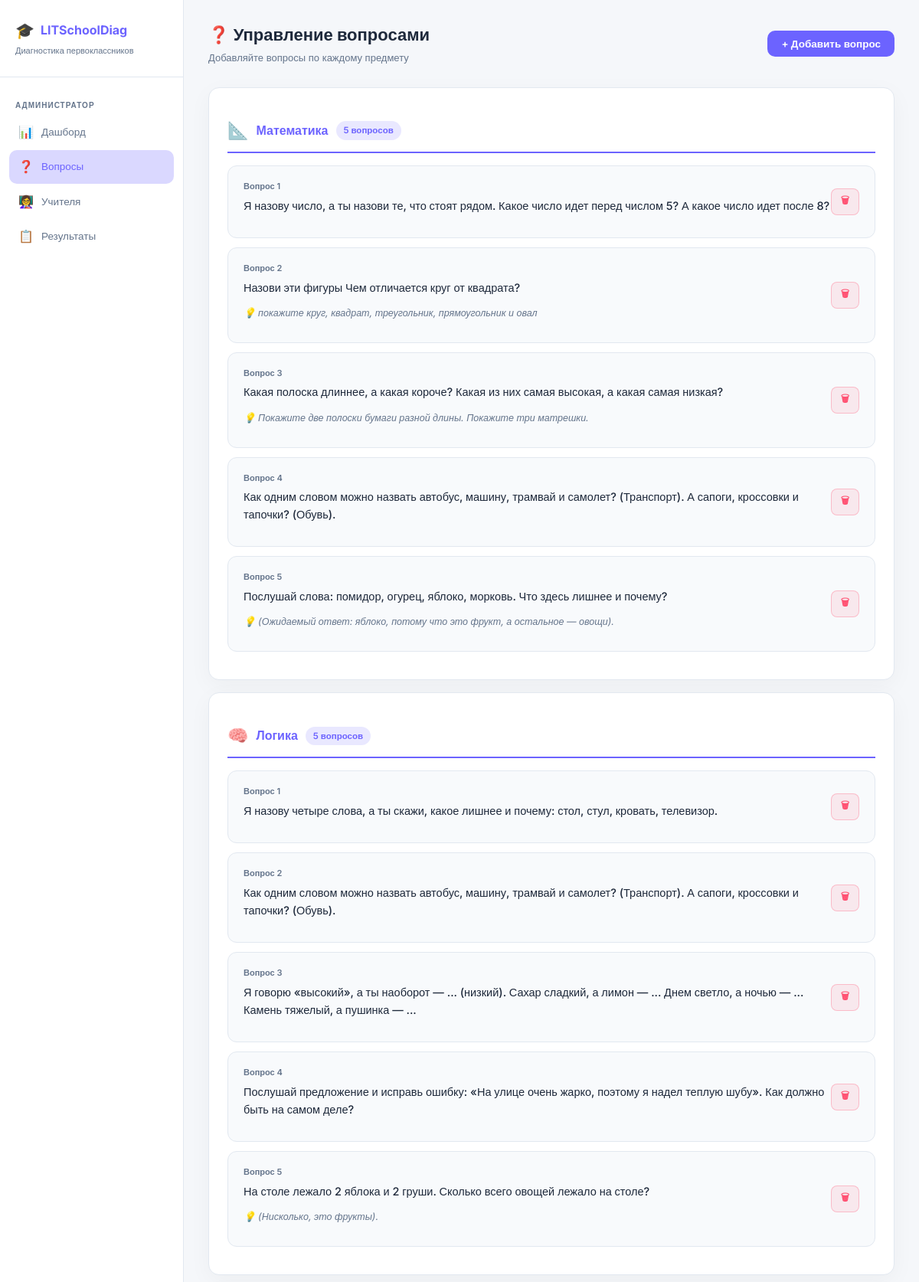
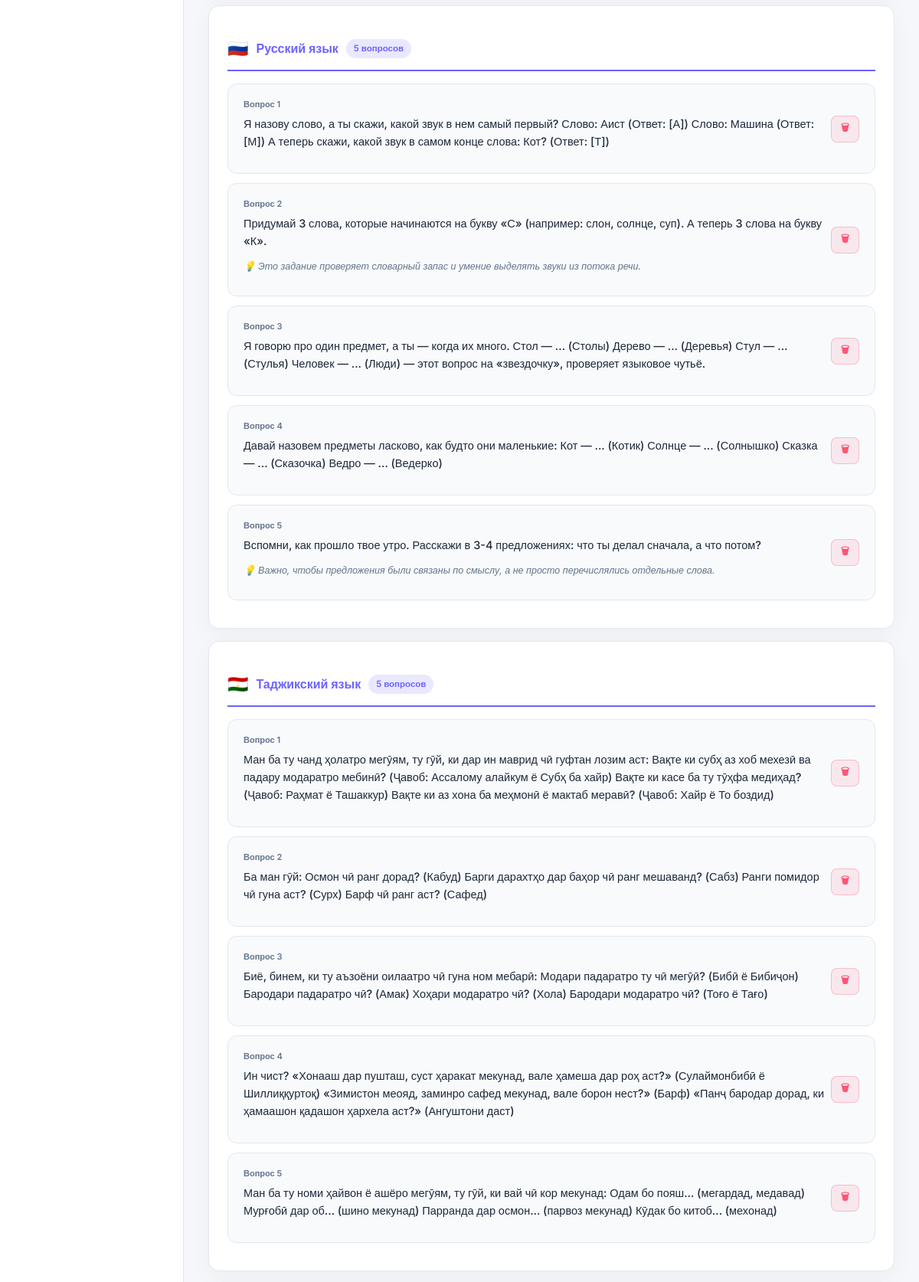
/admin/questions (signed in, upper part), run on the app's committed database (2 pictures, top to bottom).
### models.py (models this page shows)
class Subject(db.Model):
    __tablename__ = 'subjects'
    id = db.Column(db.Integer, primary_key=True)
    name_ru = db.Column(db.String(100), nullable=False)
    icon = db.Column(db.String(10), default='📚')
    order = db.Column(db.Integer, default=0)
    questions = db.relationship('Question', backref='subject', lazy=True,
                                 order_by='Question.order')

class Question(db.Model):
    __tablename__ = 'questions'
    id = db.Column(db.Integer, primary_key=True)
    subject_id = db.Column(db.Integer, db.ForeignKey('subjects.id'), nullable=False)
    text = db.Column(db.Text, nullable=False)
    description = db.Column(db.Text)
    order = db.Column(db.Integer, default=0)
    created_at = db.Column(db.DateTime, default=datetime.utcnow)
    answers = db.relationship('Answer', backref='question', lazy=True, cascade='all, delete-orphan')

### admin_bp.py (the view)
@admin_bp.route('/questions')
@login_required
@admin_required
def questions():
    subjects = Subject.query.order_by(Subject.order).all()
    return render_template('admin/questions.html', subjects=subjects)

### admin_bp.py (called while the page is built)
def admin_required(f):
    @wraps(f)
    def decorated(*args, **kwargs):
        if not current_user.is_authenticated or not current_user.is_admin():
            flash('Доступ запрещён', 'error')
            return redirect(url_for('auth.login'))
        return f(*args, **kwargs)
    return decorated

### models.py (called while the page is built)
    def is_admin(self):
        return self.role == 'admin'

### templates/admin/questions.html (shortened to what this page needs)
{% extends 'base.html' %}
{% block content %}
<div class="topbar">
  <div class="page-title">
    <h1>❓ Управление вопросами</h1>
    <p>Добавляйте вопросы по каждому предмету</p>
  </div>
  <button class="btn btn-primary" onclick="openModal('addModal')">+ Добавить вопрос</button>
</div>
{% for subject in subjects %}
<div class="card mb-4">
  <div class="subject-header">
    <span class="subj-icon">{{ subject.icon }}</span>
    <h3>{{ subject.name_ru }}</h3>
    <span class="badge badge-purple">{{ subject.questions|length }} вопросов</span>
  </div>
  {% if subject.questions %}
    {% for q in subject.questions %}
    <div class="question-item">
      <div class="flex items-center justify-between">
        <div style="flex:1">
          <div class="question-num">Вопрос {{ loop.index }}</div>
          <div class="question-text">{{ q.text }}</div>
          {% if q.description %}
          <div class="question-desc">💡 {{ q.description }}</div>
          {% endif %}
        </div>
        <form method="POST" action="{{ url_for('admin.delete_question', q_id=q.id) }}">
          <button type="submit" class="btn btn-sm btn-danger">🗑</button>
        </form>
      </div>
    </div>
    {% endfor %}
  {% else %}
    <div class="empty-state" style="padding:24px">
      <p>Нет вопросов. Добавьте первый вопрос.</p>
    </div>
  {% endif %}
</div>
{% endfor %}
{% endblock %}

### static/css/style.css (style rules this page uses)
:root { --bg: #f5f7fa; --bg2: #ffffff; --card: #ffffff; --card2: #f8fafc; --border: #e2e8f0; --primary: #6c63ff; --primary-h: #5a52d5; --primary-glow: rgba(108,99,255,0.25); --accent: #00b894; --danger: #ff4f70; --warn: #ffb547; --text: #1e293b; --muted: #64748b; --radius: 14px; --shadow: 0 8px 30px rgba(0,0,0,0.04); }
*, *::before, *::after { box-sizing: border-box; margin: 0; padding: 0; }
body { font-family: 'Inter', sans-serif; background: var(--bg); color: var(--text); min-height: 100vh; font-size: 14px; line-height: 1.6; }
.topbar { display: flex; align-items: center; justify-content: space-between; margin-bottom: 28px; }
.page-title h1 { font-size: 22px; font-weight: 700; }
.page-title p { color: var(--muted); font-size: 13px; margin-top: 2px; }
.card { background: var(--card); border: 1px solid var(--border); border-radius: var(--radius); padding: 24px; box-shadow: var(--shadow); }
.badge { display: inline-flex; align-items: center; gap: 4px; padding: 3px 10px; border-radius: 20px; font-size: 11.5px; font-weight: 600; }
.badge-purple { background: rgba(108,99,255,0.15); color: var(--primary); }
.btn { display: inline-flex; align-items: center; gap: 6px; padding: 9px 18px; border-radius: 10px; font-size: 13.5px; font-weight: 600; cursor: pointer; border: none; transition: all 0.2s; text-decoration: none; font-family: inherit; }
.btn-primary { background: var(--primary); color: #fff; }
.btn-danger { background: rgba(255,79,112,0.1); color: var(--danger); border: 1px solid rgba(255,79,112,0.3); }
.btn-sm { padding: 6px 12px; font-size: 12.5px; border-radius: 8px; }
.question-item { background: var(--card2); border: 1px solid var(--border); border-radius: 12px; padding: 18px 20px; margin-bottom: 12px; }
.question-num { font-size: 11px; font-weight: 600; color: var(--muted); margin-bottom: 4px; }
.question-text { font-size: 14.5px; font-weight: 500; margin-bottom: 12px; }
.question-desc { font-size: 12.5px; color: var(--muted); font-style: italic; margin-bottom: 10px; }
.subject-header { display: flex; align-items: center; gap: 10px; padding: 14px 0 10px; border-bottom: 2px solid var(--primary); margin-bottom: 16px; }
.subject-header .subj-icon { font-size: 22px; }
.subject-header h3 { font-size: 16px; font-weight: 700; color: var(--primary); }
.flex { display: flex; }
.items-center { align-items: center; }
.justify-between { justify-content: space-between; }
.mb-4 { margin-bottom: 16px; }

### data on the page
Subject: icon "📐", name_ru "Математика", questions|length "5"
Question: text "Я назову число, а ты назови те, что стоят рядом. Какое число идет перед числом 5? А какое число идет после 8?"
Question: text "Назови эти фигуры Чем отличается круг от квадрата?", description "покажите круг, квадрат, треугольник, прямоугольник и овал"
Question: text "Какая полоска длиннее, а какая короче? Какая из них самая высокая, а какая самая низкая?", description "Покажите две полоски бумаги разной длины. Покажите три матрешки."
Question: text "Как одним словом можно назвать автобус, машину, трамвай и самолет? (Транспорт). А сапоги, кроссовки и тапочки? (Обувь)."
Question: text "Послушай слова: помидор, огурец, яблоко, морковь. Что здесь лишнее и почему?", description "(Ожидаемый ответ: яблоко, потому что это фрукт, а остальное — овощи)."
Subject: icon "🧠", name_ru "Логика", questions|length "5"
Question: text "Я назову четыре слова, а ты скажи, какое лишнее и почему: стол, стул, кровать, телевизор."
Question: text "Как одним словом можно назвать автобус, машину, трамвай и самолет? (Транспорт). А сапоги, кроссовки и тапочки? (Обувь)."
Question: text "Я говорю «высокий», а ты наоборот — ... (низкий). Сахар сладкий, а лимон — ... Днем светло, а ночью — ... Камень тяжелый, а пушинка — ..."
Question: text "Послушай предложение и исправь ошибку: «На улице очень жарко, поэтому я надел теплую шубу». Как должно быть на самом деле?"
Question: text "На столе лежало 2 яблока и 2 груши. Сколько всего овощей лежало на столе?", description "(Нисколько, это фрукты)."
Subject: icon "🇷🇺", name_ru "Русский язык", questions|length "5"
Question: text "Я назову слово, а ты скажи, какой звук в нем самый первый? Слово: Аист (Ответ: [А]) Слово: Машина (Ответ: [М]) А теперь скажи, какой звук в самом конце слова: Кот? (Ответ: [Т])"
Question: text "Придумай 3 слова, которые начинаются на букву «С» (например: слон, солнце, суп). А теперь 3 слова на букву «К».", description "Это задание проверяет словарный запас и умение выделять звуки из потока речи."
Question: text "Я говорю про один предмет, а ты — когда их много. Стол — ... (Столы) Дерево — ... (Деревья) Стул — ... (Стулья) Человек — ... (Люди) — этот вопрос на «звездочку», проверяет языковое чутьё."
Question: text "Давай назовем предметы ласково, как будто они маленькие: Кот — ... (Котик) Солнце — ... (Солнышко) Сказка — ... (Сказочка) Ведро — ... (Ведерко)"
Question: text "Вспомни, как прошло твое утро. Расскажи в 3-4 предложениях: что ты делал сначала, а что потом?", description "Важно, чтобы предложения были связаны по смыслу, а не просто перечислялись отдельные слова."
Subject: icon "🇹🇯", name_ru "Таджикский язык", questions|length "5"
Question: text "Ман ба ту чанд ҳолатро мегӯям, ту гӯй, ки дар ин маврид чӣ гуфтан лозим аст: Вақте ки субҳ аз хоб мехезӣ ва падару модаратро мебинӣ? (Ҷавоб: Ассалому алайкум ё Субҳ ба хайр) Вақте ки касе ба ту тӯҳфа медиҳад? (Ҷавоб: Раҳмат ё Ташаккур) Вақте ки аз хона ба меҳмонӣ ё мактаб меравӣ? (Ҷавоб: Хайр ё То боздид)"
Question: text "Ба ман гӯй: Осмон чӣ ранг дорад? (Кабуд) Барги дарахтҳо дар баҳор чӣ ранг мешаванд? (Сабз) Ранги помидор чӣ гуна аст? (Сурх) Барф чӣ ранг аст? (Сафед)"
Question: text "Биё, бинем, ки ту аъзоёни оилаатро чӣ гуна ном мебарӣ: Модари падаратро ту чӣ мегӯӣ? (Бибӣ ё Бибиҷон) Бародари падаратро чӣ? (Амак) Хоҳари модаратро чӣ? (Хола) Бародари модаратро чӣ? (Тоғо ё Тағо)"
Question: text "Ин чист? «Хонааш дар пушташ, суст ҳаракат мекунад, вале ҳамеша дар роҳ аст?» (Сулаймонбибӣ ё Шиллиққуртоқ) «Зимистон меояд, заминро сафед мекунад, вале борон нест?» (Барф) «Панҷ бародар дорад, ки ҳамаашон қадашон ҳархела аст?» (Ангуштони даст)"
Question: text "Ман ба ту номи ҳайвон ё ашёро мегӯям, ту гӯй, ки вай чӣ кор мекунад: Одам бо пояш... (мегардад, медавад) Мурғобӣ дар об... (шино мекунад) Парранда дар осмон... (парвоз мекунад) Кӯдак бо китоб... (мехонад)"
